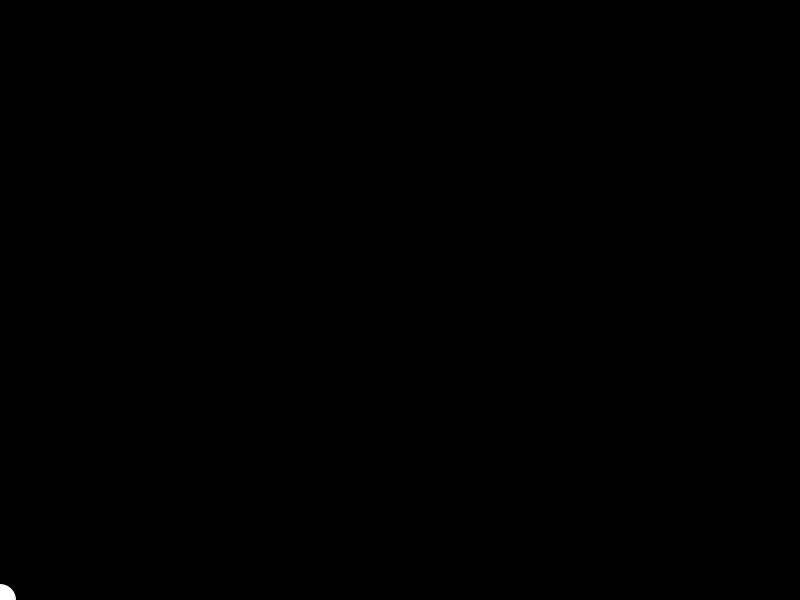
Frame 1 (no input)
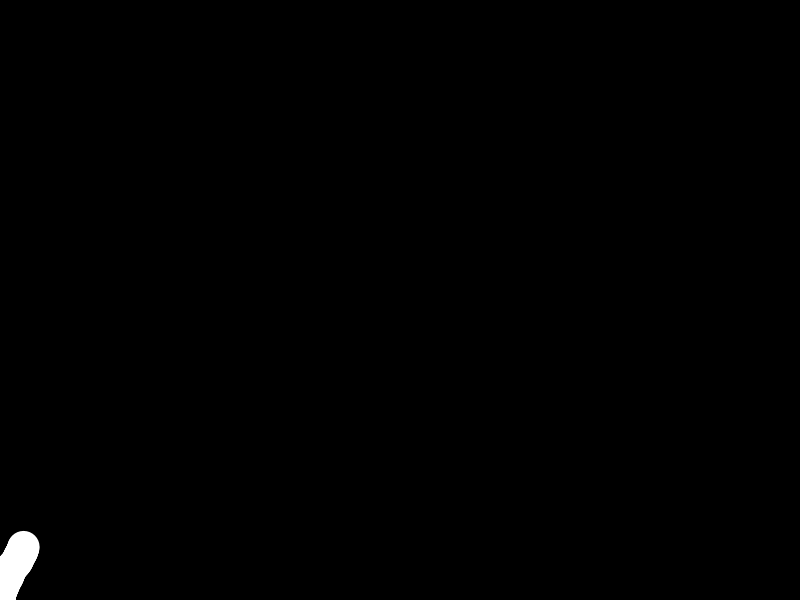
Frame 60 (the mouse pressed at the canvas centre just before this capture)
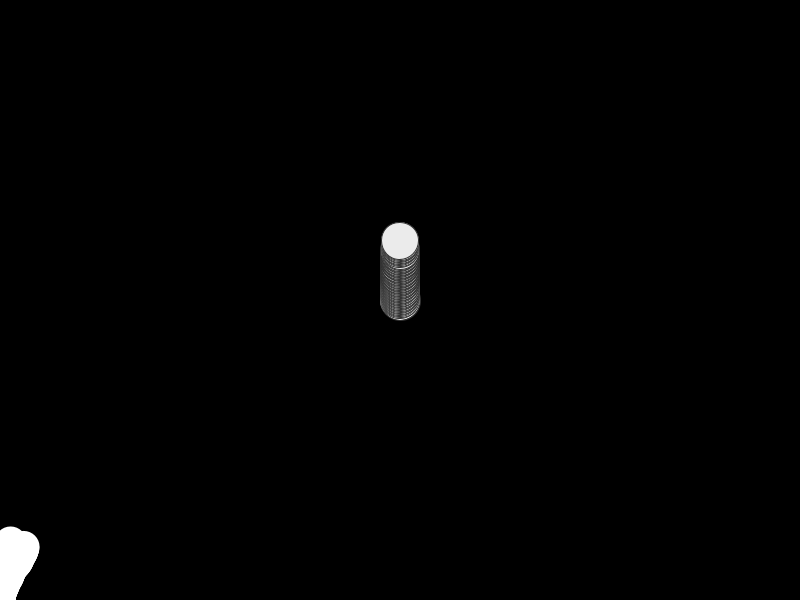
Frame 120 (the mouse held since frame 60 and released just before this capture)

The Processing sketch that drew these frames (run headless with seeded random() and noise(); from frame 60 on, the mouse is pressed at the canvas centre):

// Processing sketch: Combo_bothtrees_roboticbranches
// ── Combo_bothtrees_roboticbranches.pde
pathfinder[] paths;
Crack[] cracks;
int numCracks = 100;
int k = 0;
float stemPosX;
float stemPosY;
float stemVelX;
float stemVelY;
float stemLife;
float stemColor;
float stemFruit;
int deathCount = 0;
float diameter;





void setup() {
  size(800, 600);
  background(0);
  //ellipseMode(CENTER);
  //fill(255);
  noStroke();
  smooth();
  paths = new pathfinder[1];
  paths[0] = new pathfinder();
  
  
    //initialize cracks array
  cracks = new Crack[numCracks];
  
  for(int i = 0;i<cracks.length; i++){
    cracks[i] = new Crack(mouseX,mouseY,i);
  }
  
  
  
}





void draw() {
  fill(255);
  noStroke();
  for (int i=0;i<paths.length;i++) {
    PVector loc = paths[i].location;
    float diam = paths[i].diameter;
    ellipse(loc.x, loc.y, diam, diam);
    paths[i].update();
  }
  
  fill(100);
    for (int j=0; j<numCracks; j++){
    cracks[j].update();
    if (cracks[j].cChoice == 1){
      if(cracks[j].cLife < 750){
         cracks[j].turn();
       }
    }
    if (cracks[j].cChoice == 2||cracks[j].cChoice == 3){
      if(cracks[j].cLife < 800){
         cracks[j].stemSave();
         cracks[k].stem();
         k++;
         if (k>=numCracks){
           k=0;
         }
       }
    }
    if (cracks[j].cChoice == 5){
      if(cracks[j].cLife < 300){
         cracks[j].fruit();
    }
    }
    cracks[j].cChoice = 0;
  }
  
  
}




void mousePressed() {
  background(0);
  paths = new pathfinder[1];
  paths[0] = new pathfinder();
  
  
    cracks[k].plant();
  k++;
  if (k>=numCracks){
    k=0;
  }
  
  
}
// ── crack.pde
class Crack{
  
  PVector cPos;
  PVector cVel;
  float cSize;
  float cLife;
  float cChoice;
  float cPause;
  float cColor;
  float fColor;
  boolean alive;
  int cID;
  
  Crack(float cXtemp, float cYtemp, int cIDtemp){
    cPos = new PVector(cXtemp, cYtemp);
    cColor = 100;
    fColor = random(1000);
    alive = false;
    cID = cIDtemp;
    cChoice = 0;
  }
    //METHODS GO HERE
  //creates plant
  void plant(){
    cPos = new PVector(mouseX,mouseY);
    cVel = new PVector(0,-1);
    cLife = 1000 - deathCount;
    cSize = cLife/25;
    alive = true;
    cChoice = 0;
    cPause = 0;
  }
  
  void update(){
    if (alive){
     fill(cColor);
     fill(235);
      stroke(50);
        ellipse(cPos.x, cPos.y, cSize,cSize);
     
      cPos.add(cVel);
      cLife -= 1;
      cSize = cLife/25;
      cPause--;
      if (cPause <= 0){
      cChoice = round(random(300));
      
      }
    }
    if (cLife < 0){
      alive = false;
    }
  }
  
  void turn(){
    //Switch cVel.x and cVel.y, then possibly
    float t = cVel.x;
    cVel.x = cVel.y;
    cVel.y = t;
    if (round(random(0,1))==1){
      cVel.mult(1);
      cPause = 20;
      cChoice = 0;
      
    }
  }
  
  
  void stemSave(){
    stemPosX = cPos.x;
    stemPosY = cPos.y;
    stemVelX = cVel.y;
    stemVelY = cVel.x;
    stemLife = cLife;
    stemColor = cColor;
    stemFruit = fColor;
    cChoice = 0;
    cPause = 20;
  }
  void stem(){
    cPos = new PVector(stemPosX,stemPosY);
    cVel = new PVector(stemVelX,stemVelY);
    if (round(random(0,1))==1){
      cVel.mult(1);
    }
    cColor = stemColor;
    fColor = stemFruit;
    cLife = stemLife*.9;
    cSize = cLife/25;
    alive = true;
    cChoice = 0;
    cPause = 20;
  }
  void fruit(){
    
    for (int f =0; f<random(-2,5);f++){
    
      stroke(0);
      
      fill(fColor,800,800);
      ellipse(stemPosX,stemPosY,cSize*4,cSize*4);
    }
    cPause = 20;
  }
}
// ── pathfinder.pde
class pathfinder {
  PVector location;
  PVector velocity;
  float diameter;
  
  pathfinder() {
    noStroke();
    fill(255);
    location = new PVector(0, height);
    velocity = new PVector(0, -1);
    diameter = 32;
  }
  
  //calculates new diameter for branch(consists of many ellipses)
  pathfinder(pathfinder parent) {
    location = parent.location.get();
    velocity = parent.velocity.get();
    float area = PI*sq(parent.diameter/2);
    float newDiam = sqrt(area/2/PI)*2;
    diameter = newDiam;
    parent.diameter = newDiam;
  }
  
  void update() {
    noStroke();
    if (diameter>0.5) {
      location.add(velocity);
      
      //prevents tree from growing outside of screen. It grows diagonally upward when
      //branches are thicker and stops growing if it hits the edge when branches are thin.
      if (location.x < 0) {
        if (diameter > 20){
        PVector bump = new PVector(random(1, 0), random(1, 0));
        bump.mult(0.1);
        velocity.add(bump);
        velocity.normalize();
        }
        
        else {
          velocity.set(0, 0, 0); 
        }
      }
      
      else {
        PVector bump = new PVector(random(-1, 1), random(-1, 1));
        bump.mult(0.1);
        velocity.add(bump);
        velocity.normalize();
      }
      
     //splits existing branch to create new branches 2% of the time
      if (random(0, 1)<0.02) {
        paths = (pathfinder[]) append(paths, new pathfinder(this));
      }
    }
  }
}
